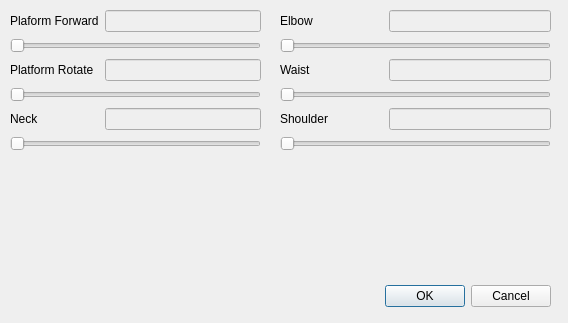
<?xml version="1.0" encoding="UTF-8"?>
<ui version="4.0">
 <class>SettingsDialog</class>
 <widget class="QDialog" name="SettingsDialog">
  <property name="geometry">
   <rect>
    <x>0</x>
    <y>0</y>
    <width>568</width>
    <height>323</height>
   </rect>
  </property>
  <property name="windowTitle">
   <string>Dialog</string>
  </property>
  <widget class="QDialogButtonBox" name="buttonBox">
   <property name="geometry">
    <rect>
     <x>210</x>
     <y>280</y>
     <width>341</width>
     <height>32</height>
    </rect>
   </property>
   <property name="orientation">
    <enum>Qt::Horizontal</enum>
   </property>
   <property name="standardButtons">
    <set>QDialogButtonBox::Cancel|QDialogButtonBox::Ok</set>
   </property>
  </widget>
  <widget class="QWidget" name="formLayoutWidget">
   <property name="geometry">
    <rect>
     <x>10</x>
     <y>10</y>
     <width>251</width>
     <height>221</height>
    </rect>
   </property>
   <layout class="QFormLayout" name="formLayout">
    <property name="sizeConstraint">
     <enum>QLayout::SetNoConstraint</enum>
    </property>
    <property name="fieldGrowthPolicy">
     <enum>QFormLayout::AllNonFixedFieldsGrow</enum>
    </property>
    <item row="0" column="0">
     <widget class="QLabel" name="label">
      <property name="text">
       <string>Plaform Forward</string>
      </property>
     </widget>
    </item>
    <item row="0" column="1">
     <widget class="QLineEdit" name="platformForward_Edit">
      <property name="enabled">
       <bool>false</bool>
      </property>
     </widget>
    </item>
    <item row="2" column="0">
     <widget class="QLabel" name="label_2">
      <property name="text">
       <string>Platform Rotate</string>
      </property>
     </widget>
    </item>
    <item row="2" column="1">
     <widget class="QLineEdit" name="platformRotate_Edit">
      <property name="enabled">
       <bool>false</bool>
      </property>
     </widget>
    </item>
    <item row="1" column="0" colspan="2">
     <widget class="QSlider" name="platformForward_Slider">
      <property name="minimum">
       <number>5000</number>
      </property>
      <property name="maximum">
       <number>32000</number>
      </property>
      <property name="singleStep">
       <number>1000</number>
      </property>
      <property name="pageStep">
       <number>1000</number>
      </property>
      <property name="orientation">
       <enum>Qt::Horizontal</enum>
      </property>
     </widget>
    </item>
    <item row="3" column="0" colspan="2">
     <widget class="QSlider" name="platformRotate_Slider">
      <property name="minimum">
       <number>5000</number>
      </property>
      <property name="maximum">
       <number>32000</number>
      </property>
      <property name="singleStep">
       <number>1000</number>
      </property>
      <property name="pageStep">
       <number>1000</number>
      </property>
      <property name="orientation">
       <enum>Qt::Horizontal</enum>
      </property>
     </widget>
    </item>
    <item row="4" column="0">
     <widget class="QLabel" name="label_3">
      <property name="text">
       <string>Neck</string>
      </property>
     </widget>
    </item>
    <item row="5" column="0" colspan="2">
     <widget class="QSlider" name="Neck_Slider">
      <property name="minimum">
       <number>5000</number>
      </property>
      <property name="maximum">
       <number>32000</number>
      </property>
      <property name="singleStep">
       <number>1000</number>
      </property>
      <property name="pageStep">
       <number>1000</number>
      </property>
      <property name="orientation">
       <enum>Qt::Horizontal</enum>
      </property>
     </widget>
    </item>
    <item row="4" column="1">
     <widget class="QLineEdit" name="Neck_Edit">
      <property name="enabled">
       <bool>false</bool>
      </property>
     </widget>
    </item>
   </layout>
  </widget>
  <widget class="QWidget" name="formLayoutWidget_2">
   <property name="geometry">
    <rect>
     <x>280</x>
     <y>10</y>
     <width>271</width>
     <height>221</height>
    </rect>
   </property>
   <layout class="QFormLayout" name="formLayout_2">
    <item row="0" column="0">
     <widget class="QLabel" name="label_4">
      <property name="text">
       <string>Elbow                     </string>
      </property>
     </widget>
    </item>
    <item row="0" column="1">
     <widget class="QLineEdit" name="Elbow_Edit">
      <property name="enabled">
       <bool>false</bool>
      </property>
     </widget>
    </item>
    <item row="1" column="0" colspan="2">
     <widget class="QSlider" name="Elbow_Slider">
      <property name="minimum">
       <number>5000</number>
      </property>
      <property name="maximum">
       <number>32000</number>
      </property>
      <property name="singleStep">
       <number>1000</number>
      </property>
      <property name="pageStep">
       <number>1000</number>
      </property>
      <property name="orientation">
       <enum>Qt::Horizontal</enum>
      </property>
     </widget>
    </item>
    <item row="2" column="0">
     <widget class="QLabel" name="label_5">
      <property name="text">
       <string>Waist</string>
      </property>
     </widget>
    </item>
    <item row="2" column="1">
     <widget class="QLineEdit" name="waist_Edit">
      <property name="enabled">
       <bool>false</bool>
      </property>
     </widget>
    </item>
    <item row="3" column="0" colspan="2">
     <widget class="QSlider" name="Waist_Slider">
      <property name="minimum">
       <number>5000</number>
      </property>
      <property name="maximum">
       <number>32000</number>
      </property>
      <property name="singleStep">
       <number>1000</number>
      </property>
      <property name="pageStep">
       <number>1000</number>
      </property>
      <property name="orientation">
       <enum>Qt::Horizontal</enum>
      </property>
     </widget>
    </item>
    <item row="4" column="0">
     <widget class="QLabel" name="label_6">
      <property name="text">
       <string>Shoulder</string>
      </property>
     </widget>
    </item>
    <item row="4" column="1">
     <widget class="QLineEdit" name="Shoulder_Edit">
      <property name="enabled">
       <bool>false</bool>
      </property>
     </widget>
    </item>
    <item row="5" column="0" colspan="2">
     <widget class="QSlider" name="Shoulder_Slider">
      <property name="minimum">
       <number>5000</number>
      </property>
      <property name="maximum">
       <number>32000</number>
      </property>
      <property name="singleStep">
       <number>1000</number>
      </property>
      <property name="pageStep">
       <number>1000</number>
      </property>
      <property name="orientation">
       <enum>Qt::Horizontal</enum>
      </property>
     </widget>
    </item>
   </layout>
  </widget>
 </widget>
 <resources/>
 <connections>
  <connection>
   <sender>buttonBox</sender>
   <signal>accepted()</signal>
   <receiver>SettingsDialog</receiver>
   <slot>accept()</slot>
   <hints>
    <hint type="sourcelabel">
     <x>248</x>
     <y>254</y>
    </hint>
    <hint type="destinationlabel">
     <x>157</x>
     <y>274</y>
    </hint>
   </hints>
  </connection>
  <connection>
   <sender>buttonBox</sender>
   <signal>rejected()</signal>
   <receiver>SettingsDialog</receiver>
   <slot>reject()</slot>
   <hints>
    <hint type="sourcelabel">
     <x>316</x>
     <y>260</y>
    </hint>
    <hint type="destinationlabel">
     <x>286</x>
     <y>274</y>
    </hint>
   </hints>
  </connection>
 </connections>
</ui>
